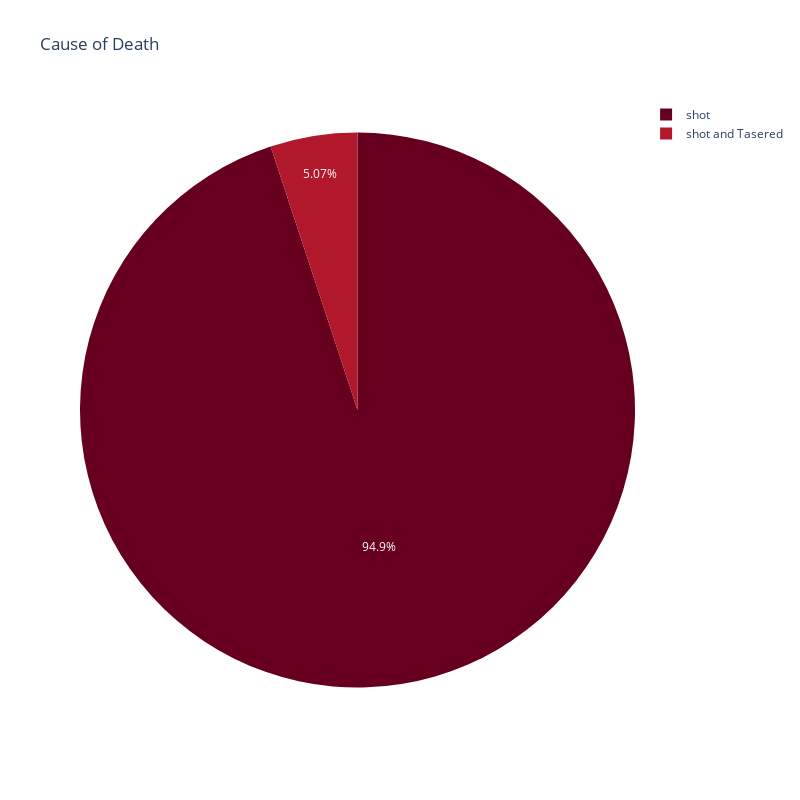

Notebook source saved alongside this figure:
### Markdown cell above
## Cause of Death Distribution

### Code cell
data = ois['cod'].value_counts().reset_index()
data.columns = ['cod', 'count']
fig = px.pie(
    data, 
    values='count', 
    names='cod', 
    title='Cause of Death', 
    width=800, 
    height=800,
    color_discrete_sequence=px.colors.sequential.RdBu
)
fig.show()

### Figure 1 — Plotly figure (JSON) as saved in the notebook; plotly's stock layout.template omitted (floating-point values rounded to 4 significant figures)
{"data": [{"domain": {"x": [0, 1], "y": [0, 1]}, "hovertemplate": "cod=%{label}<br>count=%{value}<extra></extra>", "labels": ["shot", "shot and Tasered"], "legendgroup": "", "name": "", "showlegend": true, "type": "pie", "values": [4647, 248]}], "layout": {"height": 800, "legend": {"tracegroupgap": 0}, "piecolorway": ["rgb(103,0,31)", "rgb(178,24,43)", "rgb(214,96,77)", "rgb(244,165,130)", "rgb(253,219,199)", "rgb(247,247,247)", "rgb(209,229,240)", "rgb(146,197,222)", "rgb(67,147,195)", "rgb(33,102,172)", "rgb(5,48,97)"], "title": {"text": "Cause of Death"}, "width": 800}}
